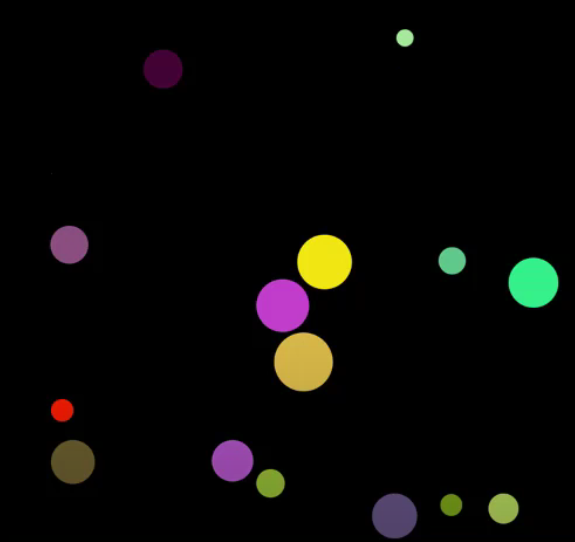
#> input picture teste/BouncingBalls.png, 575 x 542 px, found by its file name
$ jupyter execute --allow-errors p2pdi.ipynb
#> lines starting #> are read from the running program, lines starting #| are printed output that depends on the picture; after the words box and inside, x2 and y2 are one past the last pixel; in counts of white or black regions, pixels touching at a corner belong together
UNIVERSIDADE ESTADUAL DO MARANHÃO

CURSO DE ENGENHARIA DA COMPUTAÇÃO - BACHARELADO

PROCESSAMENTO DIGITAL DE IMAGENS E RECONHECIMENTO DE PADRÕES

PROF. DR. LUCIO FLAVIO DE ALBUQUERQUE CAMPOS

AUTORES:
>JULIO VICTOR CASTRO CARVALHO DE ARAUJO

>LUCIANO SILVA DE ARRUDA

#### SEGUNDA AVALIAÇÃO (01/03/2021)

[01.] Elabore um algoritmo de detecção de círculos utilizando a Tranformada de Hough. A
imagem (autoral) de entrada deve possuir no mínimo 5 objetos circulares, de diâmetros
diferentes.

[cell 1]
# Pacotes utilizados:
import os
import cv2
import numpy as np
from matplotlib import pyplot as plt

img = cv2.imread('teste\\BouncingBalls.png')
#> img is the input picture: shape (542, 575, 3); mean B, G, R 6, 8.1, 9

gray = cv2.cvtColor(img, cv2.COLOR_BGR2GRAY)
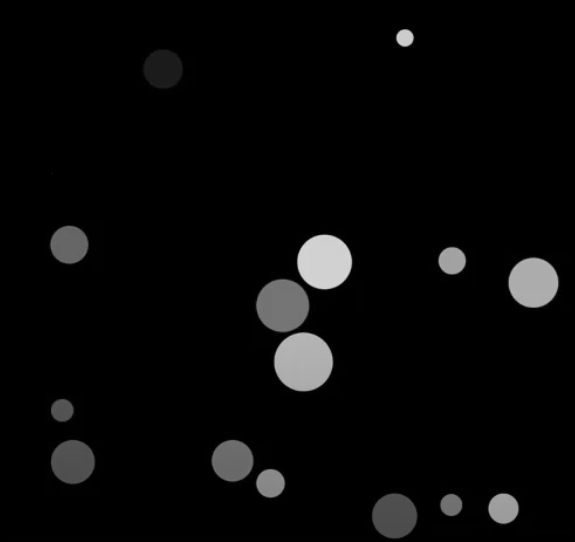
#> gray: shape (542, 575); min 0, max 218, mean 8.2

gray_blurred = cv2.blur(gray, (3, 3))

detected_circles = cv2.HoughCircles(gray_blurred,
				cv2.HOUGH_GRADIENT, 1, 20, param1 = 50,
			param2 = 30, minRadius = 1, maxRadius = 50)
#> detected_circles = 15 rows, first 8: [303.5, 361.5, 28.8], [72.5, 461.5, 22.1], [533.5, 282.5, 24.6], [324.5, 261.5, 27.8], [282.5, 305.5, 25.8], [394.5, 515.5, 23], [231.5, 460.5, 20.4], [68.5, 244.5, 19.4]

if detected_circles is not None:

    detected_circles = np.uint16(np.around(detected_circles))
#> detected_circles = 15 rows, first 8: [304, 362, 29], [72, 462, 22], [534, 282, 25], [324, 262, 28], [282, 306, 26], [394, 516, 23], [232, 460, 20], [68, 244, 19]

    for pt in detected_circles[0, :]:
        a, b, r = pt[0], pt[1], pt[2]

        cv2.circle(img, (a, b), r, (0, 255, 0), 2)

        cv2.circle(img, (a, b), 1, (0, 0, 255), 3)
#> this loop made 15 passes
#> (a, b, r) on passes 1 to 12: (304, 362, 29), (72, 462, 22), (534, 282, 25), (324, 262, 28), (282, 306, 26), (394, 516, 23), (232, 460, 20), (68, 244, 19), (452, 260, 14), (164, 68, 19), (270, 482, 14), (504, 508, 15)
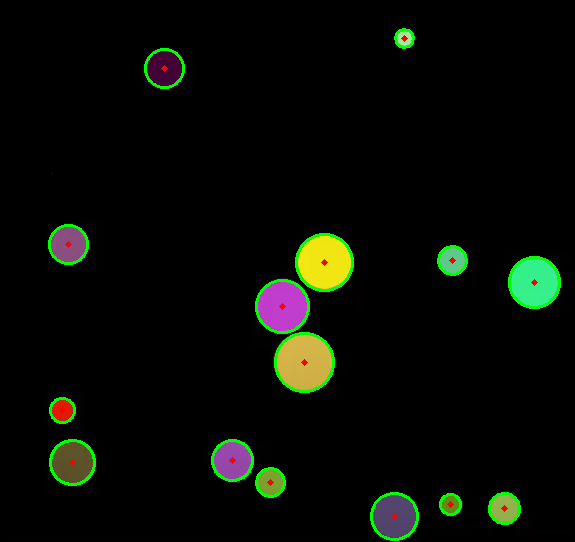
#> img: shape (542, 575, 3); 1.84% of pixels changed, all inside (x1, y1, x2, y2) = (48, 28, 561, 541)

plt.imshow(cv2.cvtColor(img, cv2.COLOR_BGR2RGB))
plt.show()
